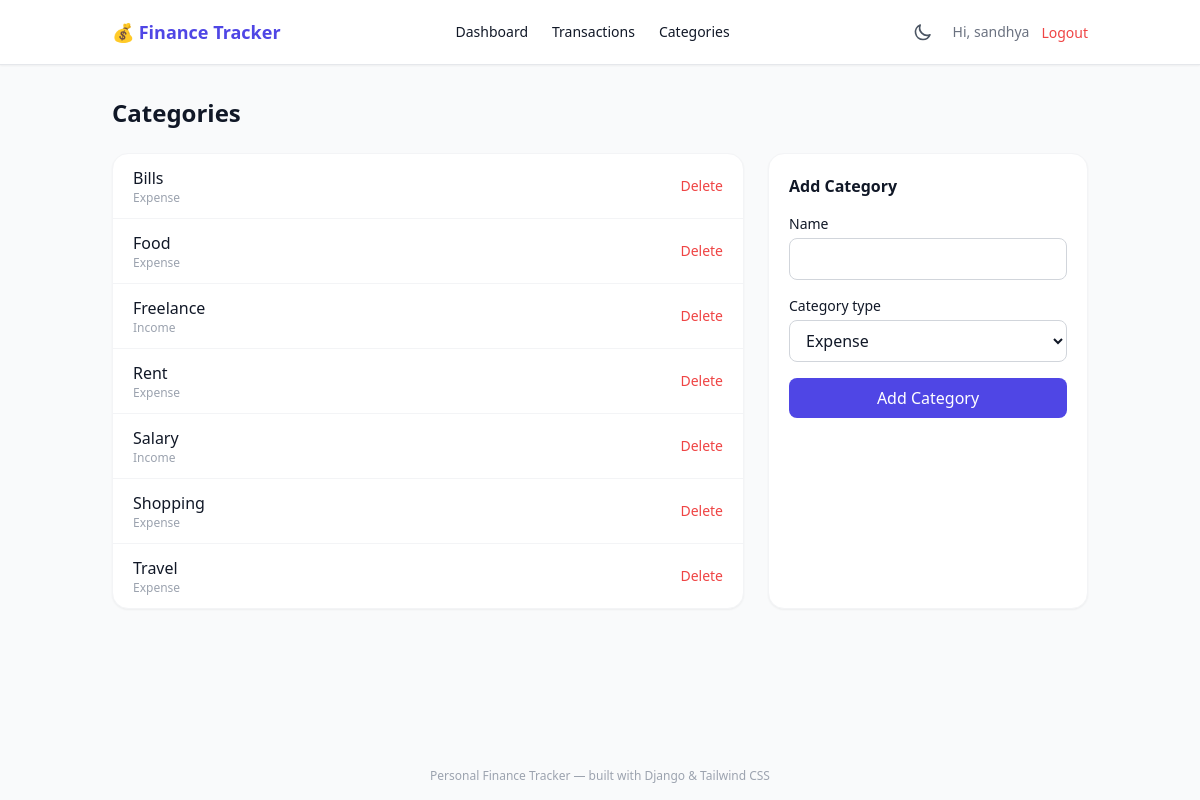
Page /categories/ (signed in) on the committed database.
### expenses/models.py (models this page shows, shortened)
class Category(models.Model):
    INCOME = 'income'
    EXPENSE = 'expense'
    TYPE_CHOICES = [
        (INCOME, 'Income'),
        (EXPENSE, 'Expense'),
    ]
    user = models.ForeignKey(User, on_delete=models.CASCADE, related_name='categories')
    name = models.CharField(max_length=50)
    category_type = models.CharField(max_length=10, choices=TYPE_CHOICES, default=EXPENSE)
    class Meta:
        verbose_name_plural = 'Categories'
        unique_together = ('user', 'name', 'category_type')
        ordering = ['name']

### expenses/views.py (the view)
# urls.py: path('categories/', views.category_list, name='category_list'),
@login_required
def category_list(request):
    categories = Category.objects.filter(user=request.user)
    if request.method == 'POST':
        form = CategoryForm(request.POST)
        if form.is_valid():
            category = form.save(commit=False)
            category.user = request.user
            category.save()
            messages.success(request, 'Category added successfully!')
            return redirect('category_list')
    else:
        form = CategoryForm()
    return render(request, 'expenses/category_list.html', {
        'categories': categories,
        'form': form,
    })

### expenses/forms.py
class CategoryForm(forms.ModelForm):
    class Meta:
        model = Category
        fields = ['name', 'category_type']
    def __init__(self, *args, **kwargs):
        super().__init__(*args, **kwargs)
        base_classes = (
            'w-full rounded-lg border border-gray-300 dark:border-gray-600 '
            'bg-white dark:bg-gray-800 text-gray-900 dark:text-gray-100 '
            'px-3 py-2 focus:outline-none focus:ring-2 focus:ring-indigo-500'
        )
        for field in self.fields.values():
            field.widget.attrs.update({'class': base_classes})

### expenses/templates/expenses/category_list.html (shortened to what this page needs)
{% extends 'base.html' %}
{% block content %}
<h1 class="text-2xl font-bold mb-6">Categories</h1>
<div class="flex flex-col lg:flex-row gap-6">
    <div class="flex-1 bg-white dark:bg-gray-800 rounded-2xl shadow-sm border border-gray-100 dark:border-gray-700 overflow-hidden">
        {% if categories %}
        <ul class="divide-y divide-gray-100 dark:divide-gray-700">
            {% for c in categories %}
            <li class="flex items-center justify-between px-5 py-3">
                <div>
                    <p class="font-medium">{{ c.name }}</p>
                    <p class="text-xs text-gray-400 dark:text-gray-500">{{ c.get_category_type_display }}</p>
                </div>
                <a href="{% url 'delete_category' c.pk %}" class="text-red-500 hover:underline text-sm">Delete</a>
            </li>
            {% endfor %}
        </ul>
        {% else %}
        <p class="text-sm text-gray-400 dark:text-gray-500 py-10 text-center">No categories yet.</p>
        {% endif %}
    </div>
    <div class="lg:w-80 bg-white dark:bg-gray-800 rounded-2xl shadow-sm border border-gray-100 dark:border-gray-700 p-5">
        <h2 class="font-semibold mb-4">Add Category</h2>
        <form method="post" class="space-y-4">
            {% for field in form %}
            <div>
                <label class="block text-sm font-medium mb-1" for="{{ field.id_for_label }}">{{ field.label }}</label>
                {{ field }}
            </div>
            {% endfor %}
            <button type="submit"
                class="w-full bg-indigo-600 hover:bg-indigo-700 text-white font-medium py-2 rounded-lg transition-colors">
                Add Category
            </button>
        </form>
    </div>
</div>
{% endblock %}

### templates/base.html (shortened to what this page needs)
{% load static %}
<!DOCTYPE html>
<html lang="en" class="">
<head>
    <script src="https://cdn.tailwindcss.com"></script>
    <link rel="stylesheet" href="{% static 'css/custom.css' %}">
</head>
<body class="bg-gray-50 dark:bg-gray-900 text-gray-900 dark:text-gray-100 min-h-screen flex flex-col transition-colors duration-200">
    {% if user.is_authenticated %}
    <nav class="bg-white dark:bg-gray-800 border-b border-gray-200 dark:border-gray-700 shadow-sm">
        <div class="max-w-5xl mx-auto px-4 sm:px-6">
            <div class="flex justify-between items-center h-16">
                <a href="{% url 'dashboard' %}" class="flex items-center gap-2 text-lg font-bold text-indigo-600 dark:text-indigo-400">
                    💰 Finance Tracker
                </a>
                <div class="hidden md:flex items-center gap-6 text-sm font-medium">
                    <a href="{% url 'dashboard' %}" class="hover:text-indigo-500 transition-colors">Dashboard</a>
                    <a href="{% url 'transaction_list' %}" class="hover:text-indigo-500 transition-colors">Transactions</a>
                    <a href="{% url 'category_list' %}" class="hover:text-indigo-500 transition-colors">Categories</a>
                </div>
                <div class="flex items-center gap-3">
                    <button id="theme-toggle" type="button"
                        class="p-2 rounded-lg text-gray-600 dark:text-gray-300 hover:bg-gray-100 dark:hover:bg-gray-700 transition-colors"
                        aria-label="Toggle dark mode">
                        <svg id="theme-icon-moon" class="w-5 h-5 hidden" fill="none" stroke="currentColor" viewBox="0 0 24 24">
                            <path stroke-linecap="round" stroke-linejoin="round" stroke-width="2" d="M20.354 15.354A9 9 0 018.646 3.646 9.003 9.003 0 0012 21a9.003 9.003 0 008.354-5.646z" />
                        </svg>
                    </button>
                    <span class="hidden sm:inline text-sm text-gray-500 dark:text-gray-400">Hi, {{ user.username }}</span>
                    <form method="post" action="{% url 'logout' %}">
                        <button type="submit" class="text-sm font-medium text-red-500 hover:text-red-600 transition-colors">
                            Logout
                        </button>
                    </form>
                </div>
            </div>
        </div>
    </nav>
    {% endif %}
    <main class="flex-1 max-w-5xl mx-auto w-full px-4 sm:px-6 py-8">
        {% block content %}{% endblock %}
    </main>
    <footer class="text-center text-xs text-gray-400 dark:text-gray-500 py-4">
        Personal Finance Tracker &mdash; built with Django &amp; Tailwind CSS
    </footer>
</body>
</html>

### static/css/custom.css (style rules this page uses)
* { transition-property: background-color, border-color, color; transition-duration: 150ms; }

### rows in the picture
Category: name "Bills", category_type "Expense"
Category: name "Food", category_type "Expense"
Category: name "Freelance", category_type "Income"
Category: name "Rent", category_type "Expense"
Category: name "Salary", category_type "Income"
Category: name "Shopping", category_type "Expense"
Category: name "Travel", category_type "Expense"

### other values in the picture
{{ user.username }} "sandhya"
{{ field.label }} "Name" "Category type"
